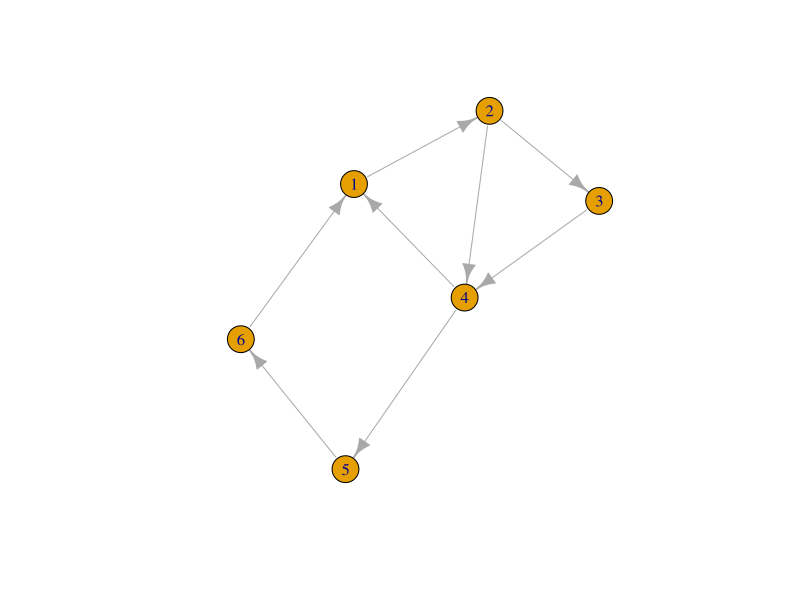

Source code (R):
# DO THI

install.packages('igraph')
library(igraph)
#Co huong
help(make_directed_graph)

a = make_graph(c(1, 2, 2, 3, 3, 4, 5, 6, 4,1, 2,4, 4,5, 6,1), directed = TRUE)
plot(a)